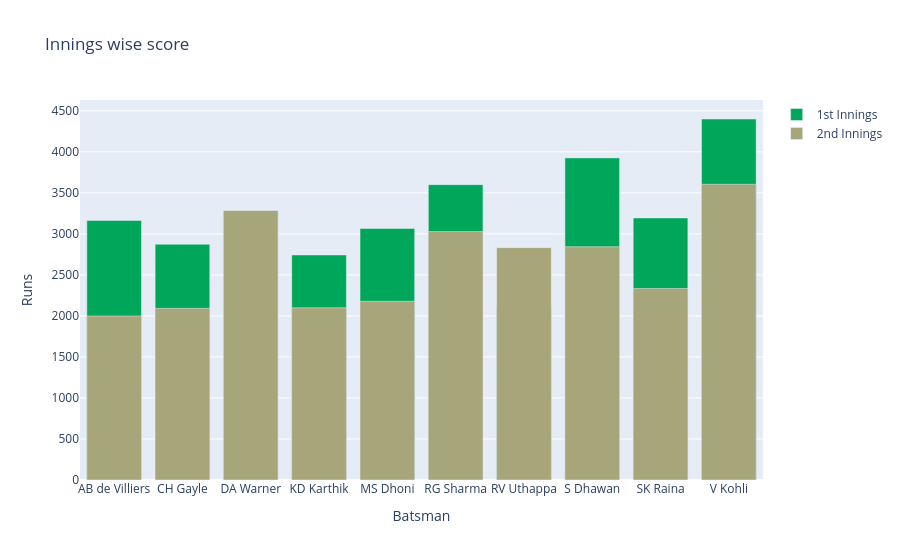

The cell this chart's notebook holds for it:
### Markdown cell above
## 2 Types of Bar Graphs

1-Nested Bar graphs

2-Stacked Bar Graphs

3-Overlayed Bar Graphs

### Code cell
## Overlayed

iw=top10_df.groupby(['batter','inning'])['batsman_runs'].sum().reset_index()
mask=iw['inning']==1
mask2=iw['inning']==2

one=iw[mask]
two=iw[mask2]


one.rename(columns={"batsman_runs":'1st Innings'},inplace=True)
two.rename(columns={'batsman_runs':'2nd Innings'},inplace=True)
final=one.merge(two,on='batter')[['batter','1st Innings','2nd Innings']]


trace1=go.Bar(x=final['batter'],y=final['1st Innings'],name='1st Innings',marker={'color':"#00a65a"})
trace2=go.Bar(x=final['batter'],y=final['2nd Innings'],name='2nd Innings',marker={'color':"#a6a67a"})

data=[trace1,trace2]

layout=go.Layout(title='Innings wise score',
                 xaxis={'title':'Batsman'},
                 yaxis={'title':'Runs'},
                 barmode='overlay')

fig=go.Figure(data=data,layout=layout)

fig.show()

### Figure 1 — Plotly figure (JSON) as saved in the notebook; plotly's stock layout.template omitted (floating-point values rounded to 4 significant figures)
{"data": [{"marker": {"color": "#00a65a"}, "name": "1st Innings", "type": "bar", "x": ["AB de Villiers", "CH Gayle", "DA Warner", "KD Karthik", "MS Dhoni", "RG Sharma", "RV Uthappa", "S Dhawan", "SK Raina", "V Kohli"], "y": [3163, 2873, 3280, 2743, 3065, 3600, 2120, 3926, 3194, 4400]}, {"marker": {"color": "#a6a67a"}, "name": "2nd Innings", "type": "bar", "x": ["AB de Villiers", "CH Gayle", "DA Warner", "KD Karthik", "MS Dhoni", "RG Sharma", "RV Uthappa", "S Dhawan", "SK Raina", "V Kohli"], "y": [1999, 2092, 3285, 2099, 2178, 3028, 2832, 2843, 2334, 3604]}], "layout": {"barmode": "overlay", "title": {"text": "Innings wise score"}, "xaxis": {"title": {"text": "Batsman"}}, "yaxis": {"title": {"text": "Runs"}}}}
